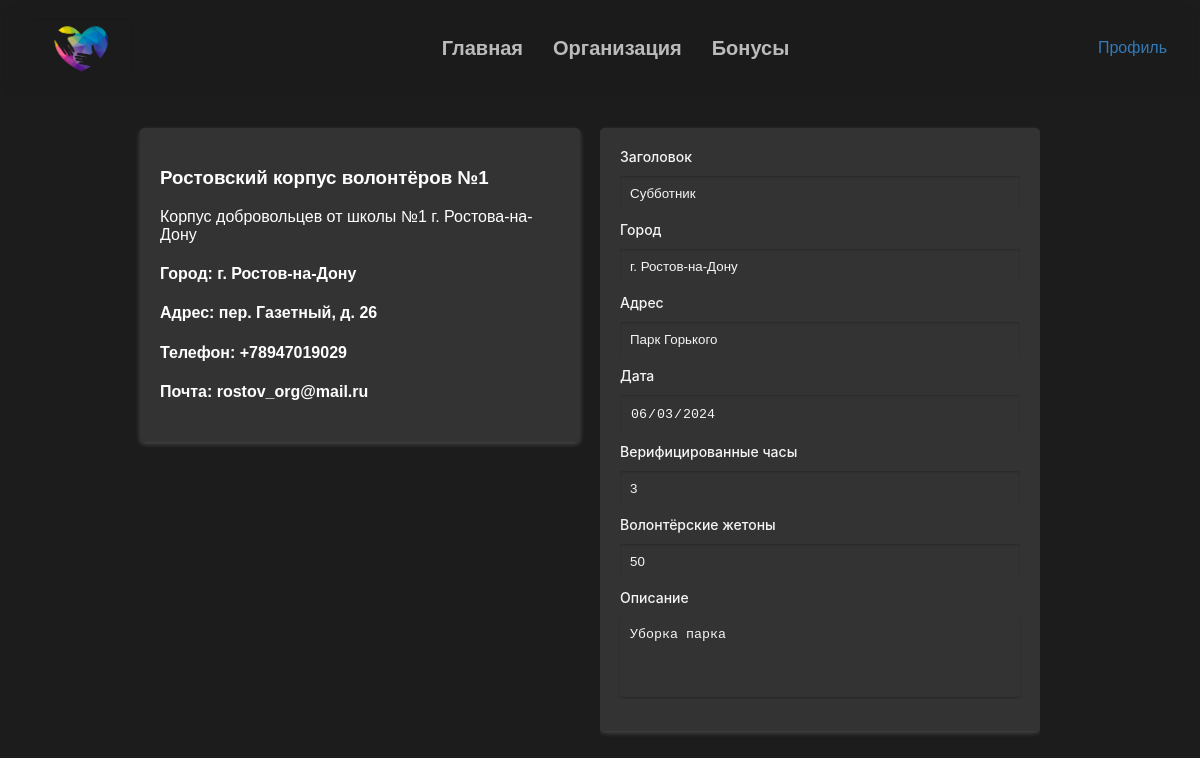
Screenshot of /org/main/1 (signed in) with the database file from the repository.
### app.py (models this page shows)
class Org(Base):
    __tablename__ = 'organizations'
    id = Column(Integer, primary_key=True)
    org_name = Column(String(32), nullable=False, unique=True)
    org_description = Column(String, nullable=True)
    org_address = Column(String, nullable=False)
    org_city = Column(String, nullable=False)
    org_phone = Column(String, nullable=False)
    org_email = Column(String, nullable=False)
    org_owner = Column(String(32), nullable=False)
    posts = Column(String, nullable=False, default='')

### app.py (the view)
@app.route("/org/main/<org_id>", methods=['GET', 'POST'])
@login_required
def org_main_page(org_id):
    org = session.query(Org).filter_by(id=org_id).first()
    post_list = org.posts.split('|')
    posts = []
    for el in post_list:
        if el:
            posts.append(el.split(','))
    return render_template("org_main_page.html", org=org, posts = posts)

### app.py (called while the page is built)
@login_manager.user_loader
def load_user(user_id):
    return UserLogin().fromDB(user_id)

    def fromDB(self, user_id):
        self.__id = user_id
        return self

### templates/org_main_page.html (shortened to what this page needs)
{% extends "base.html" %}
{% block style %}
<link rel="stylesheet" href="{{url_for('static', filename='css/input_style.css')}}">
<link rel="stylesheet" href="{{url_for('static', filename='css/text_area_style.css')}}">
<link rel="stylesheet" href="{{url_for('static', filename='css/image.css')}}">
{% endblock %}
{% block content %}
<div class="org_div">
    <div class="main_div">
        <form>
            <h3>{{org.org_name}}</h3>
            <p>{{org.org_description}}</p>
            <h4>Город: {{org.org_city}}</h4>
            <h4>Адрес: {{org.org_address}}</h4>
            <h4>Телефон: {{org.org_phone}}</h4>
            <h4>Почта: {{org.org_email}}</h4>
        </form>
    </div>
    <div class="post_div">
        {% for post in posts %}
        <form>
            <label for="title">Заголовок</label>
            <input type="text" name="title" placeholder="Не указано" value="{{post[0]}}" disabled>
            <label for="city">Город</label>
            <input type="text" name="city" placeholder="Не указано" value="{{post[2]}}" disabled>
            <label for="address">Адрес</label>
            <input type="text" name="address" placeholder="Не указано" value="{{post[1]}}" disabled>
            <label for="date">Дата</label>
            <input type="date" name="date" value="{{post[3]}}" disabled>
            <label for="verificated_time">Верифицированные часы</label>
            <input type="text" name="verificated_time" value="{{post[4]}}" disabled>
            <label for="v_coins">Волонтёрские жетоны</label>
            <input type="text" name="v_coins" value="{{post[5]}}" disabled>
            <label for="description">Описание</label>
            <textarea type="textarea" name="description" placeholder="Описание" rows="4" maxlength="256" disabled>{{post[6]}}</textarea>
        </form>
        {% endfor %}
    </div>
</div>
{% endblock %}

### static/css/main.css (style rules this page uses)
body { font-family: Arial, Helvetica, sans-serif; color: #fff; background-color: #1C1C1C; }
form { width: 400px; margin: 20px auto; background-color: #333; padding: 20px; border-radius: 5px; box-shadow: 0 2px 5px rgba(255, 255, 255, 0.2); }

### static/css/input_style.css (style rules this page uses)
input[type="text"], input[type="password"], input[type="submit"], input[type="email"], input[type="tel"], input[type="date"] { width: -webkit-fill-available; padding: 10px; margin-bottom: 10px; margin-top: 10px; border: none; border-radius: 3px; box-shadow: inset 0 1px 2px rgba(0, 0, 0, 0.2); background-color: #444444; color: #f5f5f5; transition: 0.3s; }
input:disabled { background-color: #333; }
label { font-family: -apple-system, BlinkMacSystemFont, "Segoe UI", Roboto, Oxygen, Ubuntu, Cantarell, "Open Sans", "Helvetica Neue", sans-serif; text-shadow: none; font-weight: 500; font-size: 14px; color: #f5f5f5; text-decoration: none; }
div { margin-bottom: 7px }

### static/css/text_area_style.css (style rules this page uses)
textarea { width: -webkit-fill-available; padding: 10px; margin-bottom: 10px; border: none; border-radius: 3px; box-shadow: inset 0 1px 2px rgba(0, 0, 0, 0.2); resize: none; background-color: #444444; color: #f5f5f5; }
textarea:disabled { background-color: #333; box-shadow: 0 1px 2px #0000004d; }

### templates/org_main_page.html (style rules this page uses)
textarea { margin-top: 10px; }
.org_div { display: flex; flex-direction: row; justify-content: center; align-items: flex-start; margin: 20px; }
.post_div { margin: 0 20px; display: flex; flex-direction: column; height: 700px; overflow-y: scroll; scrollbar-color: #333 #444; }

### rows the page displays
Org: org_name "Ростовский корпус волонтёров №1", org_description "Корпус добровольцев от школы №1 г. Ростова-на-Дону", org_city "г. Ростов-на-Дону", org_address "пер. Газетный, д. 26", org_phone "+78947019029", org_email "rostov_org@mail.ru"
